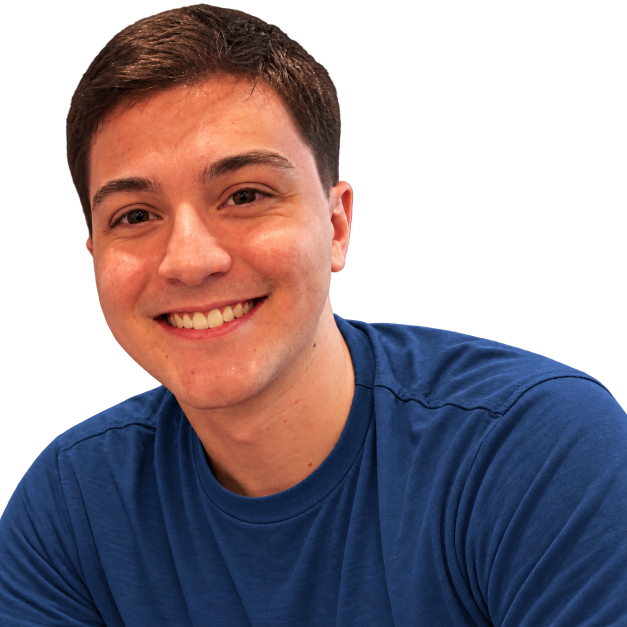
#> input picture img/davi-portrait.png, 1254 x 1254 px (shown at 1/2 size)
$ python optimize-images.py
#> lines starting #> are read from the running program, lines starting #| are printed output that depends on the picture
"""Encode responsive portraits and a social sharing card from the original photo."""
from pathlib import Path
from PIL import Image, ImageDraw, ImageFont

root = Path(__file__).resolve().parent.parent
source = Image.open(root / 'img/davi-portrait.png').convert('RGBA')
#> source is the input picture: PIL image 1254x1254 RGBA; mean R, G, B, A 57.3, 45.5, 53.1, 157.5
for size in [480, 960]:
    output = source.resize((size, size), Image.Resampling.LANCZOS)
    target = root / f'img/davi-portrait-{size}.webp'
    output.save(target, 'WEBP', quality=84, method=6)
    print(target.name, target.stat().st_size)
#> this loop made 2 passes
#> pass 1, `output = source.resize((size, size), Image.Resampling.LANCZOS)`:
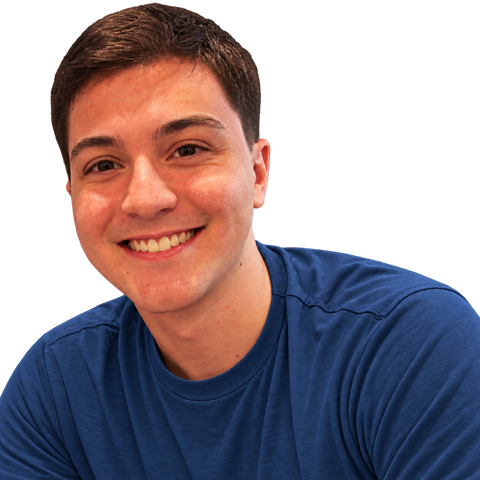
#> output: PIL image 480x480 RGBA; mean R, G, B, A 57.3, 45.5, 52.9, 157.5; transparent parts drawn white

card = Image.new('RGB', (1200, 630), '#0c1c38')
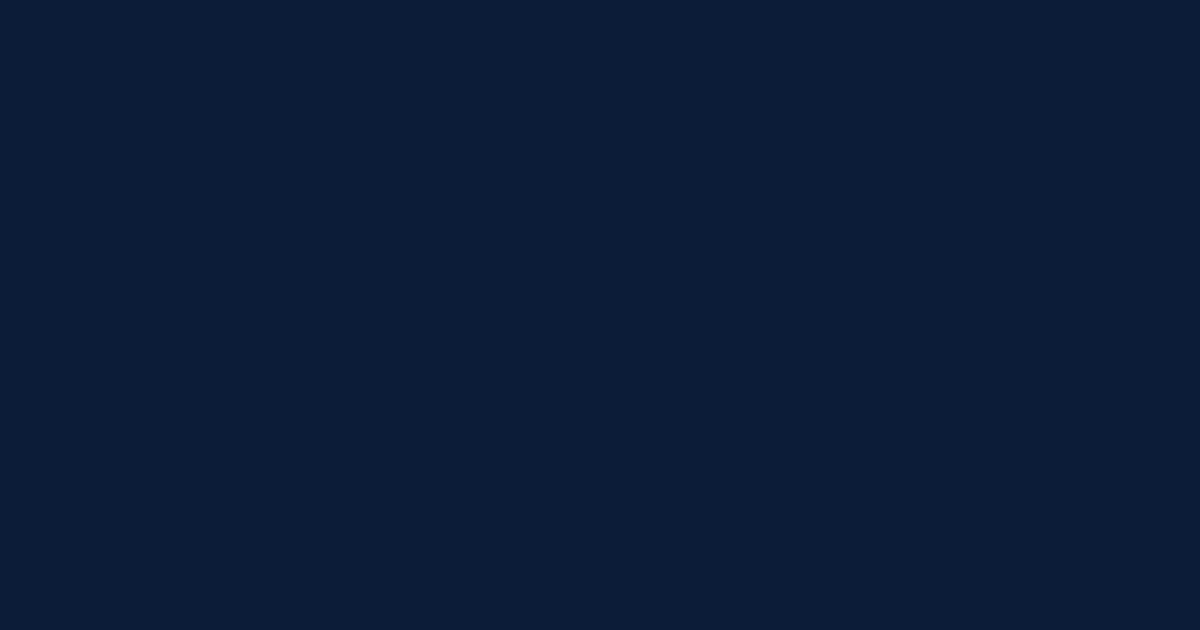
#> card: PIL image 1200x630 RGB; mean R, G, B 12, 28, 56
draw = ImageDraw.Draw(card)
font_dir = Path('C:/Windows/Fonts')
title = ImageFont.truetype(str(font_dir / 'segoeuib.ttf'), 75)
subtitle = ImageFont.truetype(str(font_dir / 'segoeui.ttf'), 32)
small = ImageFont.truetype(str(font_dir / 'segoeui.ttf'), 23)
portrait = source.resize((610, 610), Image.Resampling.LANCZOS)
card.paste(portrait, (610, 20), portrait)
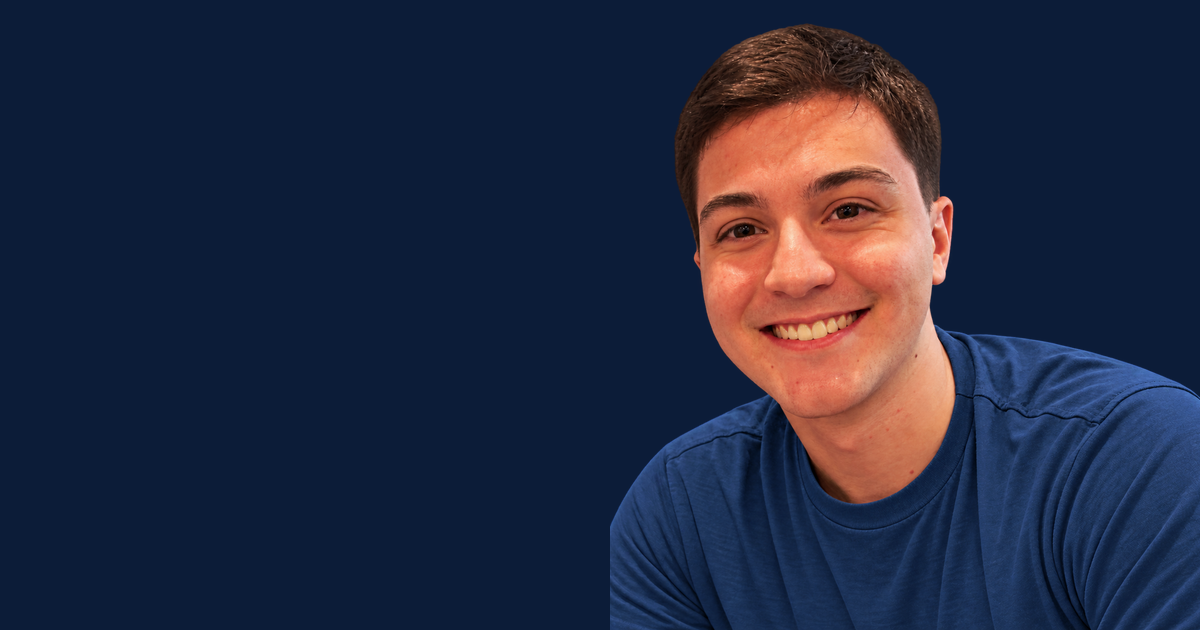
#> card: PIL image 1200x630 RGB; mean R, G, B 35.9, 41.2, 64.2
draw.text((65, 170), 'Davi', fill='#fcfcfa', font=title)
draw.text((65, 250), 'Manieri.', fill='#fcfcfa', font=title)
draw.text((70, 365), 'Software Engineer', fill='#b8ceee', font=subtitle)
draw.text((70, 425), 'Android / Full-stack / Applied AI', fill='#b8ceee', font=small)
draw.line((70, 510, 540, 510), fill='#315789', width=2)
card.save(root / 'img/social-card.jpg', quality=88, optimize=True)
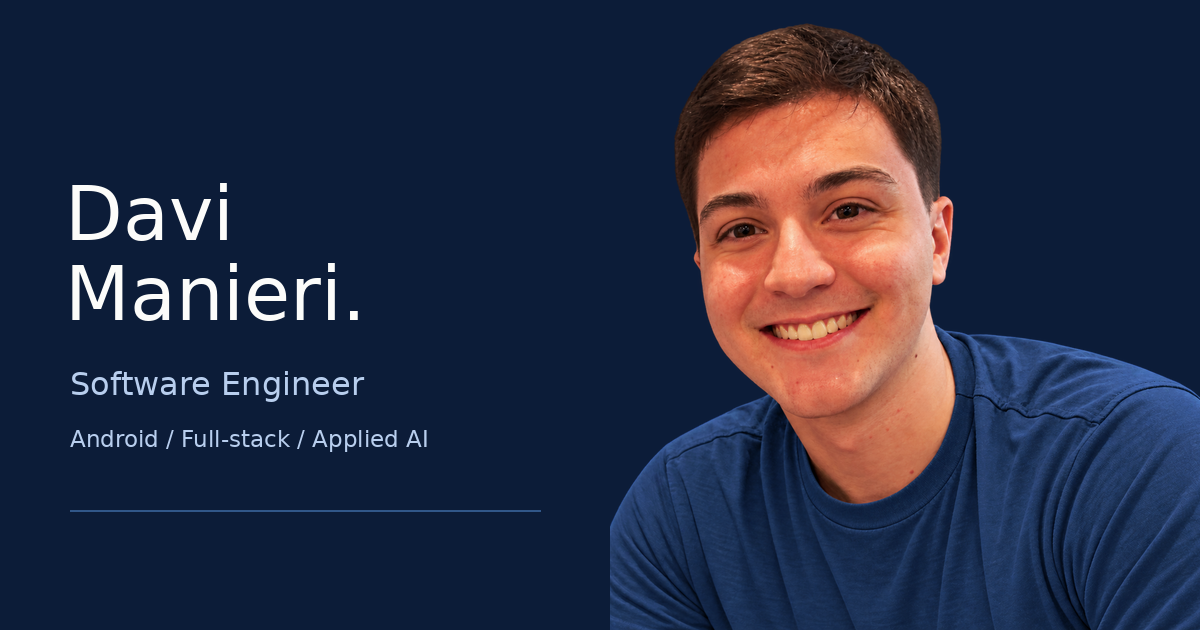
#> saved as social-card.jpg: PIL image 1200x630 RGB; mean R, G, B 39.1, 44.4, 67.1

$ run again, with img/davi-manieri.jpg saved as img/davi-portrait.png
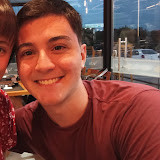
#> input picture img/davi-manieri.jpg, 160 x 160 px
#> the loop `for size in [480, 960]:` made 2 passes
#> pass 1, `output = source.resize((size, size), Image.Resampling.LANCZOS)`:
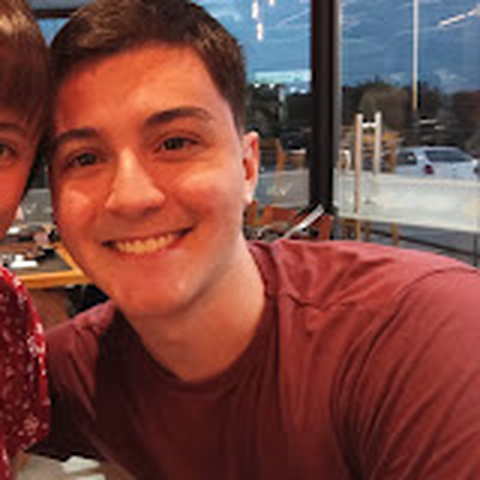
#> output: PIL image 480x480 RGBA; mean R, G, B, A 123.2, 70.7, 64.3, 255
#> `card.save(root / 'img/social-card.jpg', quality=88, optimize=True)`:
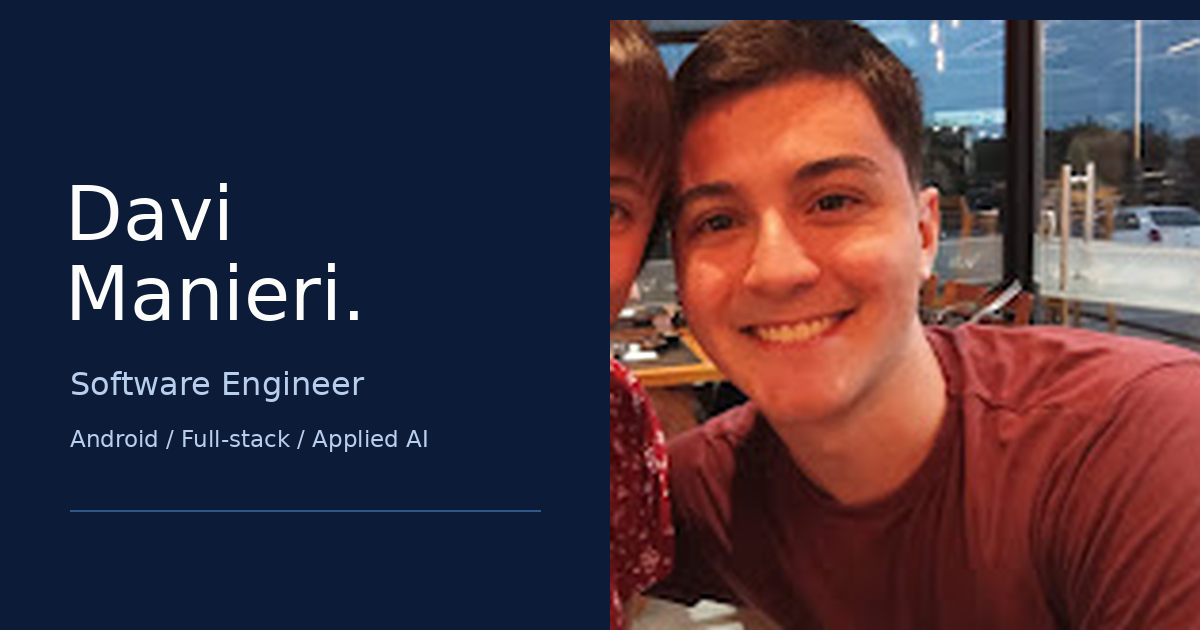
#> saved as social-card.jpg: PIL image 1200x630 RGB; mean R, G, B 68, 51.1, 62.3
